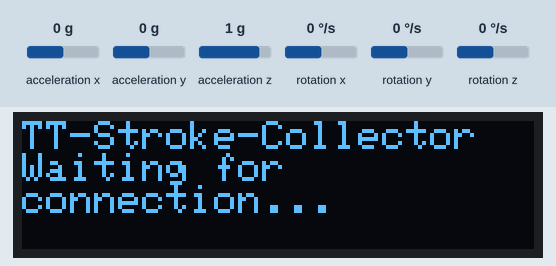
Simulated run of this sketch. Board: Arduino Nano 33 BLE. On the bench: 128×32 one-colour display. The test bench sets the inputs (shaded band); at power-on: acceleration x 0 g, acceleration y 0 g, acceleration z 1 g, rotation x 0 °/s, rotation y 0 °/s, rotation z 0 °/s. Nothing arrives over Bluetooth unless stated; a phone connects over Bluetooth LE 3 s after start; what the sketch prints to the serial monitor is not drawn.

Above: at 0.1 s.
At 3.1 s:
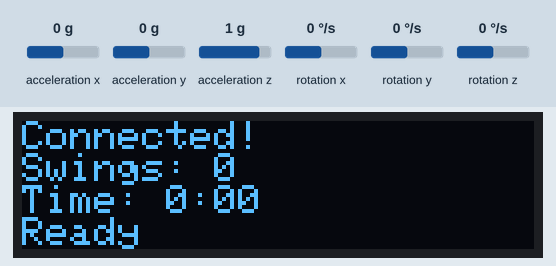
At 7.6 s:
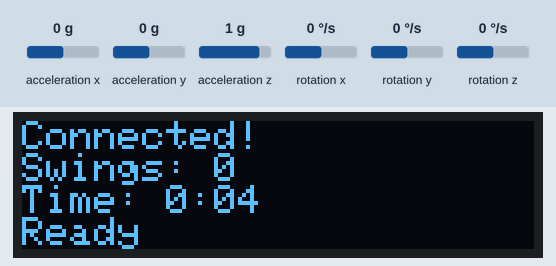
At 12.6 s:
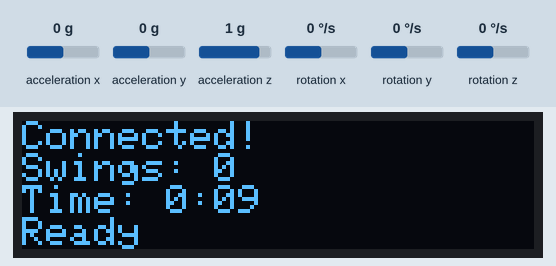
At 20.6 s:
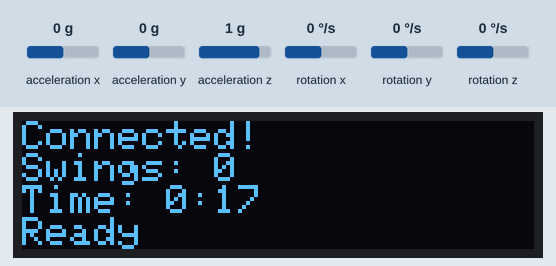
At 38.1 s:
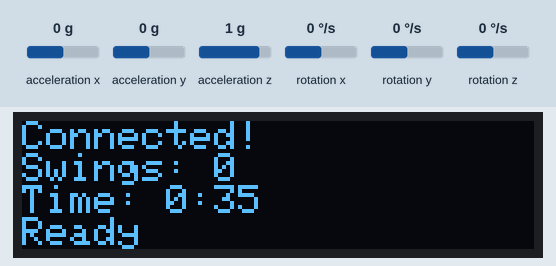

The sketch:

table-tennis-data-collection-bluetooth.ino
```cpp
/*
  Smart Table Tennis Bat - Bluetooth Data Collection System
  Arduino Nano 33 BLE Sense Rev2

  Features:
  - BMI270 IMU sampling at 100Hz
  - Swing detection with motion thresholds
  - 1-second data capture window
  - Bluetooth LE data transmission
  - OLED status display
  - JSON data formatting
*/

#include <Arduino_BMI270_BMM150.h>
#include <ArduinoBLE.h>
#include <Adafruit_SSD1306.h>
#include <Wire.h>
#include <ArduinoJson.h>

// OLED Display Configuration
#define SCREEN_WIDTH 128
#define SCREEN_HEIGHT 32
#define OLED_RESET -1
#define SCREEN_ADDRESS 0x3C
Adafruit_SSD1306 display(SCREEN_WIDTH, SCREEN_HEIGHT, &Wire, OLED_RESET);

// Sampling Configuration
#define SAMPLE_RATE_HZ 50         //changed to 50Hz to get constant rate
#define SAMPLE_INTERVAL_MS 20     //changed to follow 1000 / SAMPLE_RATE_HZ
#define PRE_TRIGGER_MS 100
#define POST_TRIGGER_MS 400
#define TOTAL_WINDOW_MS 500
#define PRE_TRIGGER_SAMPLES (PRE_TRIGGER_MS / SAMPLE_INTERVAL_MS)  // 10 samples
#define POST_TRIGGER_SAMPLES (POST_TRIGGER_MS / SAMPLE_INTERVAL_MS) // 40 samples
#define TOTAL_SAMPLES (TOTAL_WINDOW_MS / SAMPLE_INTERVAL_MS)        // 50 samples

// Detection Thresholds
#define ACCEL_THRESHOLD 2.0  // 2G
#define GYRO_THRESHOLD 200.0 // 200 degrees/second
#define COOLDOWN_MS 200      // 200ms between detections

// Data Structure for IMU readings
struct IMUData {
  unsigned long timestamp;
  float accelX, accelY, accelZ;
  float gyroX, gyroY, gyroZ;
};

// Circular buffer for continuous data collection (full 500ms window)
IMUData circularBuffer[TOTAL_SAMPLES];
int bufferIndex = 0;
bool bufferFull = false;

// Swing detection variables
bool swingDetected = false;
int triggerIndex = -1;
unsigned long lastSwingTime = 0;
unsigned long swingStartTime = 0;
unsigned long triggerTime = 0;
int swingCount = 0;
unsigned long sessionStartTime = 0;

// BLE Configuration
BLEService dataService("12345678-1234-1234-1234-123456789ABC");
BLECharacteristic swingCharacteristic("87654321-4321-4321-4321-CBA987654321", BLERead | BLENotify, 2048);

// Display and timing variables
unsigned long lastSampleTime = 0;
unsigned long lastDisplayUpdate = 0;
bool bleConnected = false;

void setup() {
  Serial.begin(115200);

  // Initialize display
  if (!display.begin(SSD1306_SWITCHCAPVCC, SCREEN_ADDRESS)) {
    Serial.println("SSD1306 allocation failed");
    for (;;); // Don't proceed, loop forever
  }

  display.clearDisplay();
  display.setTextSize(1);
  display.setTextColor(SSD1306_WHITE);
  display.setCursor(0, 0);
  display.println("Initializing...");
  display.display();

  // Initialize IMU
  if (!IMU.begin()) {
    display.clearDisplay();
    display.setCursor(0, 0);
    display.println("IMU Init Failed!");
    display.println("Press Reset");
    display.display();
    Serial.println("Failed to initialize IMU!");
    while (1);
  }

  // Initialize BLE
  if (!BLE.begin()) {
    display.clearDisplay();
    display.setCursor(0, 0);
    display.println("BLE Init Failed!");
    display.println("Press Reset");
    display.display();
    Serial.println("Starting BLE failed!");
    while (1);
  }

  // Set up BLE
  BLE.setLocalName("TT-Stroke-Collector");
  BLE.setAdvertisedService(dataService);
  dataService.addCharacteristic(swingCharacteristic);
  BLE.addService(dataService);

  // Start advertising
  BLE.advertise();

  sessionStartTime = millis();

  display.clearDisplay();
  display.setCursor(0, 0);
  display.println("TT-Stroke-Collector");
  display.println("Waiting for");
  display.println("connection...");
  display.display();

  Serial.println("Arduino ready - waiting for BLE connection");
}

void loop() {
  // Handle BLE connections
  BLEDevice central = BLE.central();

  if (central && !bleConnected) {
    bleConnected = true;
    sessionStartTime = millis();
    swingCount = 0;
    Serial.println("Connected to central: " + String(central.address()));
    updateDisplay();
  }

  if (!central && bleConnected) {
    bleConnected = false;
    Serial.println("Disconnected from central");
    updateDisplay();
  }

  // Sample IMU at 100Hz
  if (millis() - lastSampleTime >= SAMPLE_INTERVAL_MS) {
    lastSampleTime = millis();
    sampleIMU();
  }

  // Update display every 500ms
  if (millis() - lastDisplayUpdate >= 500) {
    lastDisplayUpdate = millis();
    updateDisplay();
  }
}

void sampleIMU() {
  float ax, ay, az, gx, gy, gz;

  if (IMU.accelerationAvailable() && IMU.gyroscopeAvailable()) {
    IMU.readAcceleration(ax, ay, az);
    IMU.readGyroscope(gx, gy, gz);

    // Store in circular buffer (continuous collection)
    circularBuffer[bufferIndex].timestamp = millis();
    circularBuffer[bufferIndex].accelX = ax;
    circularBuffer[bufferIndex].accelY = ay;
    circularBuffer[bufferIndex].accelZ = az;
    circularBuffer[bufferIndex].gyroX = gx;
    circularBuffer[bufferIndex].gyroY = gy;
    circularBuffer[bufferIndex].gyroZ = gz;

    bufferIndex = (bufferIndex + 1) % TOTAL_SAMPLES;
    if (bufferIndex == 0) bufferFull = true;

    // Check for swing detection
    if (bleConnected && !swingDetected && (millis() - lastSwingTime > COOLDOWN_MS)) {
      float totalAccel = sqrt(ax*ax + ay*ay + az*az);
      float totalGyro = sqrt(gx*gx + gy*gy + gz*gz);

      if (totalAccel > ACCEL_THRESHOLD && totalGyro > GYRO_THRESHOLD) {
        swingDetected = true;
        triggerTime = millis();
        triggerIndex = (bufferIndex - 1 + TOTAL_SAMPLES) % TOTAL_SAMPLES; // Current sample index
        lastSwingTime = millis();
        Serial.println("Swing detected! Collecting data...");
      }
    }

    // Check if we have collected enough post-trigger data
    if (swingDetected && bleConnected) {
      if (millis() - triggerTime >= POST_TRIGGER_MS) {
        captureAndTransmitSwing();
        swingDetected = false;
        swingCount++;
      }
    }
  }
}

void captureAndTransmitSwing() {
  Serial.println("Transmitting swing data...");

  // Send swing header (compact format)
  String header = String(swingCount + 1) + "|" + String(triggerTime) + "|";
  swingCharacteristic.writeValue(header.c_str());
  delay(5);

  // Calculate start index for 500ms window
  int startIndex = (triggerIndex - PRE_TRIGGER_SAMPLES + TOTAL_SAMPLES) % TOTAL_SAMPLES;

  // Send data in compact format: timestamp,ax,ay,az,gx,gy,gz per line
  for (int i = 0; i < TOTAL_SAMPLES; i++) {
    int dataIndex = (startIndex + i) % TOTAL_SAMPLES;

    // Use relative timestamp
    int relativeTime = i * SAMPLE_INTERVAL_MS;

    String dataLine = String(relativeTime) + "," +
                     String(circularBuffer[dataIndex].accelX, 3) + "," +
                     String(circularBuffer[dataIndex].accelY, 3) + "," +
                     String(circularBuffer[dataIndex].accelZ, 3) + "," +
                     String(circularBuffer[dataIndex].gyroX, 1) + "," +
                     String(circularBuffer[dataIndex].gyroY, 1) + "," +
                     String(circularBuffer[dataIndex].gyroZ, 1) + "\n";

    swingCharacteristic.writeValue(dataLine.c_str());
    delay(2); // Minimal delay for BLE stability
  }

  // Send end marker
  swingCharacteristic.writeValue("END_SWING");

  Serial.println("Swing data transmitted - Swing #" + String(swingCount + 1));
}

void updateDisplay() {
  display.clearDisplay();
  display.setCursor(0, 0);

  if (!bleConnected) {
    display.println("TT-Stroke-Collector");
    display.println("Waiting for");
    display.println("connection...");
  } else {
    display.println("Connected!");
    display.print("Swings: ");
    display.println(swingCount);

    // Session time
    unsigned long sessionTime = (millis() - sessionStartTime) / 1000;
    display.print("Time: ");
    display.print(sessionTime / 60);
    display.print(":");
    if (sessionTime % 60 < 10) display.print("0");
    display.println(sessionTime % 60);

    // Status
    if (swingDetected) {
      display.println("Capturing...");
    } else {
      display.println("Ready");
    }
  }

  display.display();
}
```

Measured:
- what the display in image 0 shows lasts 3.0 s, from 0.1 s to 3.1 s
- what the display in image 1 shows lasts 1.4 s, from 3.1 s to 4.5 s
- what the display in image 2 shows lasts 1.0 s, from 7.5 s to 8.5 s
